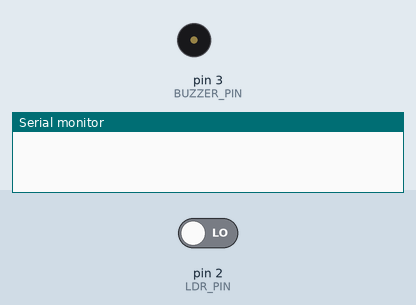
The sketch below on a simulated Arduino Uno, built with avr-gcc and run on an emulated ATmega328P. On the bench: buzzer (waves = sounding, pin HIGH), the last lines printed to the serial monitor. The inputs (shaded band) are chosen by the test bench; at power-on: pin 2 (LDR_PIN) LOW. The modem accepts every AT command (registered, SIM ready, sends succeed) and sends nothing else.

Above: at 1.8 s.
1.9 s: pin 2 (LDR_PIN) driven HIGH
At 2.6 s:
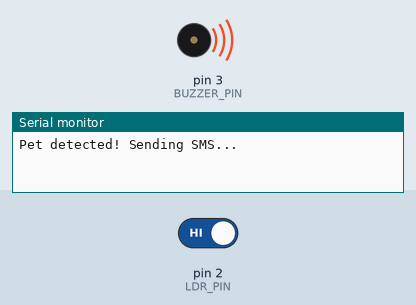
Timing chart, 0 to 4.9 s (numbered marks = the images above; inputs shaded):
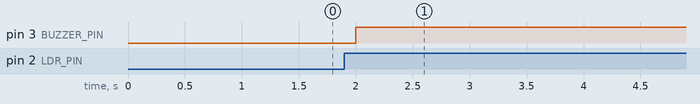

The sketch:

TECHNOFEST_CODE.ino
```cpp
//Theme : Pawsome Technology
//Name of The Project : PawPatrol
#include <SoftwareSerial.h>

SoftwareSerial sim800(10, 11);

#define LDR_PIN 2
#define BUZZER_PIN 3

bool petDetected = false;

void setup() {
    pinMode(LDR_PIN, INPUT);
    pinMode(BUZZER_PIN, OUTPUT);
    sim800.begin(9600) ;
    Serial.begin(9600);
}

void sendSMS() {
    sim800.println("AT+CMGF=1");
    delay(1000);
    sim800.println("AT+CMGS=\"+9880458153\"");
    delay(1000);
    sim800.print("Alert! Your pet crossed the boundary.");
    delay(1000);
    sim800.write(26);
    delay(1000);
}

void loop() {
    int sensorState = digitalRead(LDR_PIN);

    if (sensorState == HIGH && !petDetected) {
        Serial.println("Pet detected! Sending SMS...");
        digitalWrite(BUZZER_PIN, HIGH);
        sendSMS();
        petDetected = true;
    }

    if (sensorState == LOW && petDetected) {
        Serial.println("Laser restored. Stopping buzzer...");
        digitalWrite(BUZZER_PIN, LOW);
        petDetected = false;
    }

    delay(500);
}
```

Measured:
- after the input at 1.9 s, pin 3 (BUZZER_PIN): LOW → HIGH after 0.10 s
